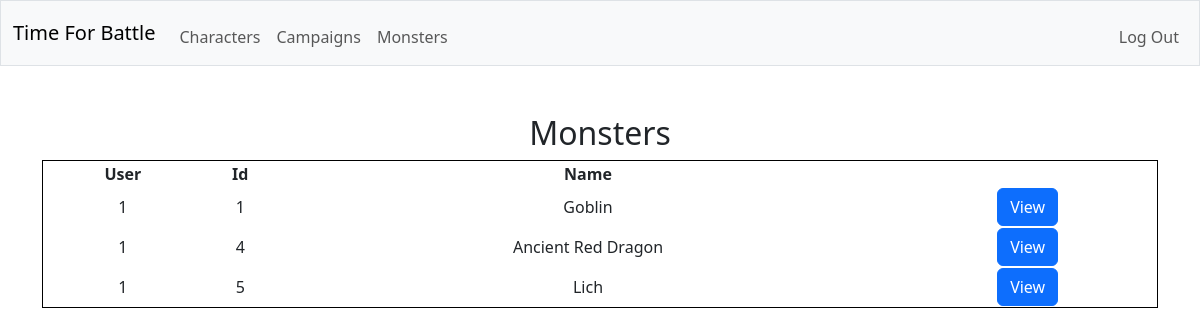
Screenshot of /monster_list (signed in) with the database file from the repository.
### tables this page shows
CREATE TABLE monsters (creature_id INTEGER NOT NULL, type TEXT NOT NULL, challenge_rating TEXT NOT NULL, vulnerabilities TEXT NOT NULL, resistances TEXT NOT NULL, immunities TEXT NOT NULL, actions TEXT NOT NULL, bonus_actions TEXT NOT NULL, reactions TEXT NOT NULL, legendary_actions TEXT NOT NULL, FOREIGN KEY (creature_id) REFERENCES creatures(id));

CREATE TABLE creatures (id INTEGER PRIMARY KEY NOT NULL, user_id INTEGER NOT NULL, is_player INTEGER NOT NULL, name TEXT NOT NULL, size TEXT NOT NULL, alignment TEXT NOT NULL, armor_class TEXT NOT NULL, max_hitpoints INTEGER NOT NULL, initiative_bonus INTEGER NOT NULL, speed TEXT NOT NULL, strength INTEGER NOT NULL, dexterity INTEGER NOT NULL, constitution INTEGER NOT NULL, intelligence INTEGER NOT NULL, wisdom INTEGER NOT NULL, charisma INTEGER NOT NULL, strength_save_bonus INTEGER NOT NULL, dexterity_save_bonus INTEGER NOT NULL, constitution_save_bonus INTEGER NOT NULL, intelligence_save_bonus INTEGER NOT NULL, wisdom_save_bonus INTEGER NOT NULL, charisma_save_bonus INTEGER NOT NULL, skills TEXT NOT NULL, senses TEXT NOT NULL, languages TEXT NOT NULL, traits TEXT NOT NULL, FOREIGN KEY (user_id) REFERENCES users(id));

### app.py (the view)
@app.route("/monster_list")
@login_required
def monster_list():
    with sqlite3.connect(database) as conn:
        conn.row_factory = sqlite3.Row
        cur = conn.cursor()
        cur.execute(
            "SELECT * FROM creatures LEFT JOIN monsters ON monsters.creature_id = creatures.id WHERE is_player = ?",
            (0,)
        )
        monsters = [dict(row) for row in cur.fetchall()]
    return render_template("monster_list.html", monsters=monsters)

### helpers.py (called while the page is built)
def login_required(f):
    @wraps(f)
    def decorated_function(*args, **kwargs):
        if session.get("user_id") is None:
            return redirect("/login")
        return f(*args, **kwargs)
    return decorated_function

### templates/monster_list.html (shortened to what this page needs)
{% extends "layout.html" %}
{% block main %}
    <h2>Monsters</h2>
    <table>
        <thead>
            <tr>
                <th>User</th>
                <th>Id</th>
                <th>Name</th>
            </tr>
        </thead>
        <tbody>
            {% for monster in monsters %}
                <tr>
                    <td>{{ monster.user_id }}</td>
                    <td>{{ monster.id }}</td>
                    <td>{{ monster.name }}</td>
                    <td>
                        <form action="/monster/{{ monster.creature_id }}" method="get">
                            <button class="btn btn-primary" type="submit">View</button>
                        </form>
                    </td>
                </tr>
            {% endfor %}
        </tbody>
    </table>
{% endblock %}

### static/styles.css (style rules this page uses)
table { width: 100%; border: 1px solid #000; }

### rows the page displays
monsters: user_id "1", id "1", name "Goblin"
monsters: user_id "1", id "4", name "Ancient Red Dragon"
monsters: user_id "1", id "5", name "Lich"
